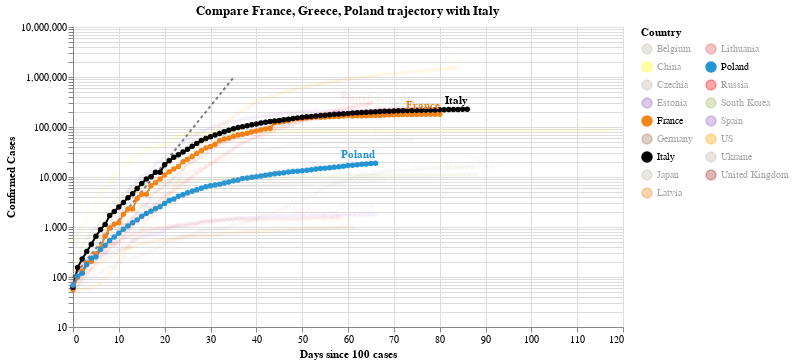

Here is the notebook cell this chart was saved with:
### Code cell
#hide_input
chart2 = make_since_chart(dff2, ['France', 'Greece', 'Poland'], baseline_countries)
chart2

### Figure 1 — Vega-Lite specification as saved in the notebook (floating-point values rounded to 4 significant figures; data arrays with more than 128 entries replaced by an {"elided": "..."} marker saying what was removed)
{"config": {"view": {"continuousWidth": 400, "continuousHeight": 300}}, "layer": [{"data": {"name": "data-628230001892d6798b50651be41d1b3e"}, "mark": {"type": "line", "color": "black", "opacity": 0.5, "strokeDash": [3, 3]}, "encoding": {"x": {"type": "quantitative", "field": "Days since 100 cases"}, "y": {"type": "quantitative", "field": "Confirmed Cases"}}}, {"data": {"name": "data-a562d78daed2bcba918662bddcca51cc"}, "mark": {"type": "line", "point": true}, "encoding": {"color": {"type": "nominal", "field": "Country", "legend": {"columns": 2}, "scale": {"domain": ["Belgium", "China", "Czechia", "Estonia", "France", "Germany", "Italy", "Japan", "Latvia", "Lithuania", "Poland", "Russia", "South Korea", "Spain", "US", "Ukraine", "United Kingdom"], "range": ["#C1B7AD", "yellow", "#C1B7AD", "#9467bd", "#F58518", "#9D755D", "black", "#C1B7AD", "#F58518", "#E45756", "#2495D3", "red", "#A1BA59", "#9467bd", "orange", "#C1B7AD", "brown"]}}, "opacity": {"condition": {"value": 1, "selection": "selector005"}, "value": 0.05}, "tooltip": [{"type": "nominal", "field": "Country"}, {"type": "temporal", "field": "Date"}, {"type": "quantitative", "field": "Confirmed Cases"}, {"type": "quantitative", "field": "Days since 100 cases"}], "x": {"type": "quantitative", "field": "Days since 100 cases"}, "y": {"type": "quantitative", "field": "Confirmed Cases", "scale": {"type": "log"}}}, "selection": {"selector005": {"type": "multi", "fields": ["Country"], "bind": "legend", "init": [{"Country": "France"}, {"Country": "Greece"}, {"Country": "Poland"}, {"Country": "Italy"}]}}, "width": 550}, {"data": {"name": "data-a562d78daed2bcba918662bddcca51cc"}, "mark": {"type": "text", "align": "right", "dy": -8, "fontWeight": "bold"}, "encoding": {"color": {"type": "nominal", "field": "Country", "legend": {"columns": 2}, "scale": {"domain": ["Belgium", "China", "Czechia", "Estonia", "France", "Germany", "Italy", "Japan", "Latvia", "Lithuania", "Poland", "Russia", "South Korea", "Spain", "US", "Ukraine", "United Kingdom"], "range": ["#C1B7AD", "yellow", "#C1B7AD", "#9467bd", "#F58518", "#9D755D", "black", "#C1B7AD", "#F58518", "#E45756", "#2495D3", "red", "#A1BA59", "#9467bd", "orange", "#C1B7AD", "brown"]}}, "opacity": {"condition": {"value": 1, "selection": "selector005"}, "value": 0.05}, "text": {"type": "nominal", "field": "Country"}, "tooltip": [{"type": "nominal", "field": "Country"}, {"type": "temporal", "field": "Date"}, {"type": "quantitative", "field": "Confirmed Cases"}, {"type": "quantitative", "field": "Days since 100 cases"}], "x": {"type": "quantitative", "field": "Days since 100 cases"}, "y": {"type": "quantitative", "field": "Confirmed Cases", "scale": {"type": "log"}}}, "transform": [{"filter": "(datum['Date'] >= 1589760000000)"}], "width": 550}], "title": "Compare France, Greece, Poland trajectory with Italy", "$schema": "https://vega.github.io/schema/vega-lite/v4.0.2.json", "datasets": {"data-628230001892d6798b50651be41d1b3e": [{"Days since 100 cases": 0, "Confirmed Cases": 100.0}, {"Days since 100 cases": 1, "Confirmed Cases": 130.0}, {"Days since 100 cases": 2, "Confirmed Cases": 169.0}, {"Days since 100 cases": 3, "Confirmed Cases": 219.7}, {"Days since 100 cases": 4, "Confirmed Cases": 285.6}, {"Days since 100 cases": 5, "Confirmed Cases": 371.3}, {"Days since 100 cases": 6, "Confirmed Cases": 482.7}, {"Days since 100 cases": 7, "Confirmed Cases": 627.5}, {"Days since 100 cases": 8, "Confirmed Cases": 815.7}, {"Days since 100 cases": 9, "Confirmed Cases": 1060.0}, {"Days since 100 cases": 10, "Confirmed Cases": 1379.0}, {"Days since 100 cases": 11, "Confirmed Cases": 1792.0}, {"Days since 100 cases": 12, "Confirmed Cases": 2330.0}, {"Days since 100 cases": 13, "Confirmed Cases": 3029.0}, {"Days since 100 cases": 14, "Confirmed Cases": 3937.0}, {"Days since 100 cases": 15, "Confirmed Cases": 5119.0}, {"Days since 100 cases": 16, "Confirmed Cases": 6654.0}, {"Days since 100 cases": 17, "Confirmed Cases": 8650.0}, {"Days since 100 cases": 18, "Confirmed Cases": 11250.0}, {"Days since 100 cases": 19, "Confirmed Cases": 14620.0}, {"Days since 100 cases": 20, "Confirmed Cases": 19000.0}, {"Days since 100 cases": 21, "Confirmed Cases": 24710.0}, {"Days since 100 cases": 22, "Confirmed Cases": 32120.0}, {"Days since 100 cases": 23, "Confirmed Cases": 41750.0}, {"Days since 100 cases": 24, "Confirmed Cases": 54280.0}, {"Days since 100 cases": 25, "Confirmed Cases": 70560.0}, {"Days since 100 cases": 26, "Confirmed Cases": 91730.0}, {"Days since 100 cases": 27, "Confirmed Cases": 119300.0}, {"Days since 100 cases": 28, "Confirmed Cases": 155000.0}, {"Days since 100 cases": 29, "Confirmed Cases": 201500.0}, {"Days since 100 cases": 30, "Confirmed Cases": 262000.0}, {"Days since 100 cases": 31, "Confirmed Cases": 340600.0}, {"Days since 100 cases": 32, "Confirmed Cases": 442800.0}, {"Days since 100 cases": 33, "Confirmed Cases": 575600.0}, {"Days since 100 cases": 34, "Confirmed Cases": 748300.0}, {"Days since 100 cases": 35, "Confirmed Cases": 972800.0}], "data-a562d78daed2bcba918662bddcca51cc": {"elided": "1312 records"}}}
